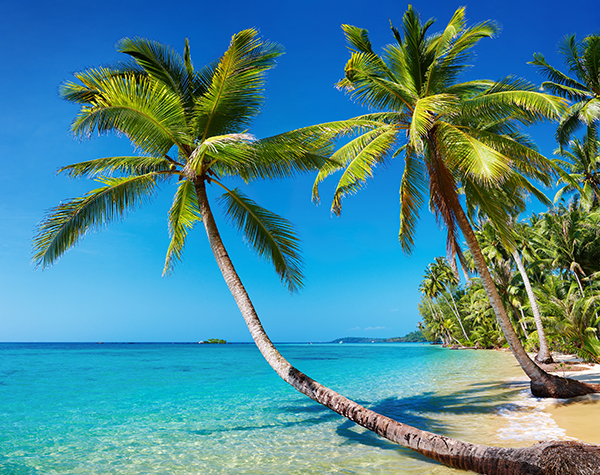
#> input picture 01-image-processing/13-histograms/data/beach.png, 600 x 475 px
$ python 02-color-1d.py --input data/beach.png
#> lines starting #> are read from the running program, lines starting #| are printed output that depends on the picture
## Set up session:
import argparse

import numpy as np
import cv2

import matplotlib.pyplot as plt

if __name__ == '__main__':
    # Parse command-line arguments:
    parser = argparse.ArgumentParser()
    parser.add_argument(
        "-i", "--input",
        type=str,
        required=True,
        help="Path to input image."
    )
    args = vars(parser.parse_args())

    # Read and format:
    image_original = cv2.imread(args["input"])
#> image_original is the input picture: shape (475, 600, 3); mean B, G, R 148.4, 136.5, 73.3
    image_hsv = cv2.cvtColor(image_original, cv2.COLOR_BGR2HSV)
#> image_hsv: shape (475, 600, 3); mean H, S, V 76.1, 176.7, 172.8

    # Display original image:
    cv2.imshow("Input", image_original)
    cv2.waitKey(0)

    # Visualize:
    plt.figure()
    plt.title("RGB Histogram")
    plt.xlabel("Bins")
    plt.ylabel("Frequency of Pixels")

    for (color_channel, image_splitted) in zip(
        ("b", "g", "r"),
        cv2.split(image_hsv)
    ):
        # Grayscale histogram:
        hist = cv2.calcHist(
            [image_splitted],
            [0],
            None,
            [256],
            (0, 256)
        )
        hist *= 100.0 / hist.sum()
        plt.plot(hist, color = color_channel)
#> this loop made 3 passes
#> color_channel on passes 1 to 3: 'b', 'g', 'r'

    plt.xlim([0, 256])
    plt.show()
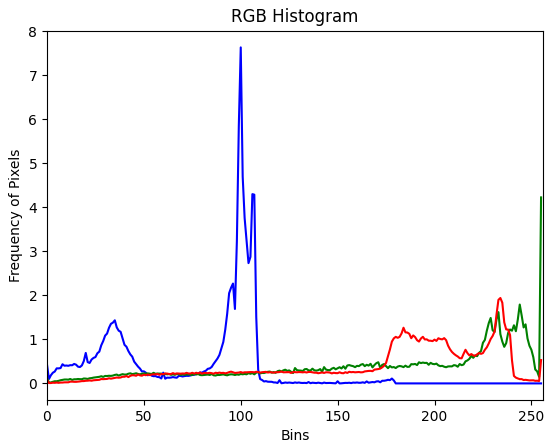
#> figure drawn by matplotlib, 1 panel; curve peaks at x = 100, y = 7.63; curve peaks at x = 255, y = 4.22; curve peaks at x = 234, y = 1.94
